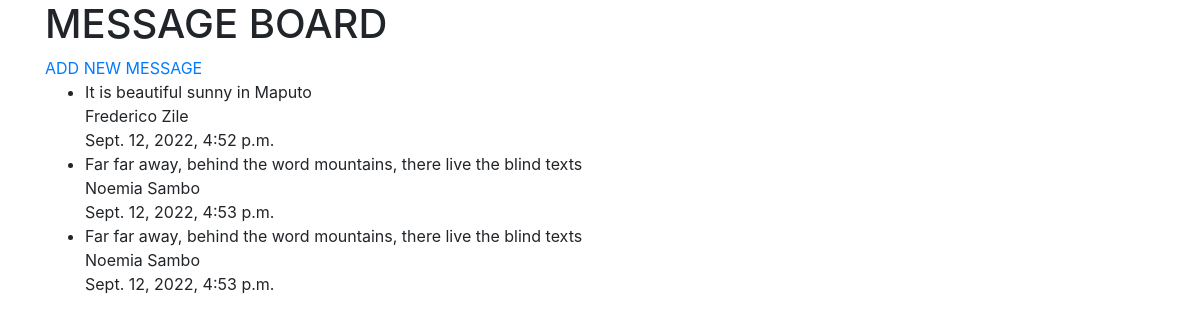
The page / on the database its author committed.
### MessageBoard/models.py (models this page shows, shortened)
class Post(models.Model):
  author= models.CharField(max_length=255)
  post_date = models.DateTimeField(auto_now_add=True)
  body=models.TextField()

### MessageBoard/views.py (the view)
# urls.py: path('',HomeView.as_view(),name="home"),
class HomeView(ListView):
  model= Post
  template_name= 'home.html'

### MessageBoard/templates/home.html (shortened to what this page needs)
{%extends 'base.html' %} {% block content %}
<h1>MESSAGE BOARD</h1>
<a href="{% url 'add_post' %}">ADD NEW MESSAGE</a>
<ul>
  {% for post in object_list %}
  <li>
    {{post.body}}<br />
    {{ post.author}}<br />{{post.post_date}}
  </li>
</ul>
{% endblock %}

### MessageBoard/templates/base.html (shortened to what this page needs)
<!DOCTYPE html>
<html lang="en">
  <head>
    <link
      rel="stylesheet"
      href="https://cdn.jsdelivr.net/npm/bootstrap@4.4.1/dist/css/bootstrap.min.css"
    />
  </head>
  <body>
    <div class="container">{% block content %} {% endblock %}</div>
  </body>
</html>

### rows shown on the page
Post: body "It is beautiful sunny in Maputo", author "Frederico Zile", post_date "Sept. 12, 2022, 4:52 p.m."
Post: body "Far far away, behind the word mountains, there live the blind texts", author "Noemia Sambo", post_date "Sept. 12, 2022, 4:53 p.m."
Post: body "Far far away, behind the word mountains, there live the blind texts", author "Noemia Sambo", post_date "Sept. 12, 2022, 4:53 p.m."
